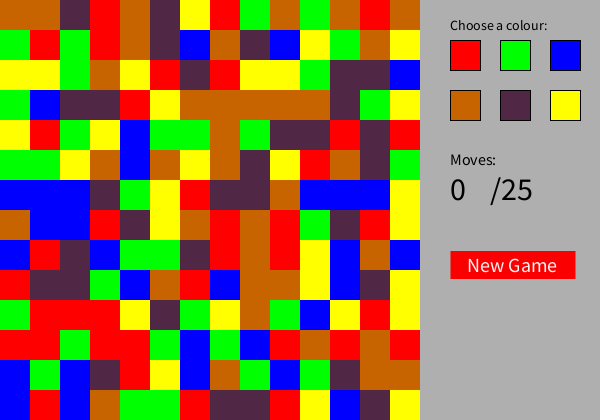
Frame 1 (no input)
Frame 60 (the mouse pressed at the canvas centre just before this capture): identical to frame 1, image omitted
Frame 120 (the mouse held since frame 60 and released just before this capture): identical to frame 1, image omitted

The Processing sketch that drew this single still picture (run headless with seeded random() and noise(); from frame 60 on, the mouse is pressed at the canvas centre):

// Processing sketch: source
// ── source.pde
// Based on http://www.lemoda.net/javascript/flood-it/index.html

Board t = new Board();
FloodIt f = new FloodIt();

void setup(){
  size(600,420);
  noStroke();
  f.startingColours();
}

void draw() {
  background(175);
  
  // New Game Button
  rectMode(CENTER);
  int y=265;
  fill(250,0,0);
  rect(513,y,125,28);
  y+=50;

  rectMode(0); // to leave it as it was  
  fill(242);
  textSize(20); 
  textAlign(CENTER);
  text("New Game", 512, 272);

  f.newGame();
  f.buttons();
  f.paint();
}

// ── Board.pde
class Board {
  // Some attributes
  int rows = 14;
  int cols = 14;

  // Available colours
  color red = color(255,0,0);
  color green = color(0,255,0);
  color blue = color(0,0,255);
  color brown = color(200,100,0);
  color yellow = color(255,255,0);
  color purple = color(80,40,70);

  color[][] squares = new color[rows][cols];
  color[] colour = {red,green,blue,brown,purple,yellow,0};
    
  Board(){}
  
  void update(){
    int x=0;
    int y=0;
    // Draw squares, from the array of colours
    for (int i = 0; i < rows; i++) {
      for (int j = 0; j < cols; j++) {
        fill(squares[i][j]);
        rect(x,y,30,30);
        y+=30;
      }
      y=0;
      x+=30;
    }
  } // end of update
  
} // end of class Board

// ── FloodIt.pde
class FloodIt{  
  int x=0;
  int y=0;
  int c=6; // colour chosen
  int counter = 0;
  int turns = 0;
  int maxTurns = 25;
  color c0= color(0) ; // last colour
  boolean win = false; // winner?

  // constructor
  FloodIt(){}

  void newGame() {
    if(mousePressed){
      if(450 < mouseX && mouseX < 575 && 250 < mouseY && mouseY < 278){
        startingColours();
        f = new FloodIt();
      }
    }
  }
  
  void buttons() {
    int distance = 450; 
    int c = -1;
    int ypos = 40;
    
    // Text
    fill(0);
    textSize(14);
    textAlign(0);
    text("Choose a colour:",distance,30);
    textSize(16);
    text("Moves:",distance,30+135);
    
    // Colours to choose
    for(int j=0; j < 2; j++){
      distance = 400;
      for(int i=0; i < 3; i++){
        c++;
        distance += 50;
        stroke(1);
        fill(t.colour[c]);
        rect(distance,ypos,30,30);
        noStroke();
      }  
      ypos += 50;
    }
  }
  
  void startingColours(){
    // Paint 2D array
    for (int i = 0; i < t.rows; i++) {
      for (int j = 0; j < t.cols; j++) {
        t.squares[i][j] = t.colour[int(random(0,6))];
      }
    }
  }
  
  // choose a colour
  void select() {
    int ypos = 40;
    if(mousePressed){
      for(int i=0; i<2; i++){
      int xpos = 450;
      if(ypos < mouseY && mouseY < ypos+30) {
        for(int j=0; j<3; j++){
          if(xpos<mouseX && mouseX<xpos+30) {
            c = i*3 + j;
          }
          xpos += 50;  
        }
      }
      ypos += 50;
      }
    }
  }
    
  void paint(){
    if(win) {
      fill(255);
      textSize(32); 
      textAlign(CENTER);
      text("You Win!",210,210);
      println("You Win");      
    } else if(turns < maxTurns){
      // turns counter
      fill(0);
      textSize(32); 
      textAlign(0);
      text(turns,450,200);
      text("/"+maxTurns, 490, 200);
      
      // save the last colour stored on that square
      c0 = t.squares[0][0]; 
      select(); // gives 'c' a value
      if(c0 != t.colour[c] && c < 6 && c > -1){     
        t.squares[0][0] = t.colour[c];
        changeAround();
        turns++;
      } 
      t.update(); // draw the squares again
    } else {
      // You lose
      fill(255);
      textSize(32); 
      textAlign(CENTER);
      text("You Lose!",210,210);
      println("You Lose");    
    }   
    
    // check if you win
    for (int i = 0; i < t.rows; i++) {
      for (int j = 0; j < t.cols; j++) {
        // Count squares of the same colour
        if(t.squares[i][j] == t.colour[c]){
          counter++;
         }
      }
    }
    if(counter<196){
      counter = 0;
    } else win = true;
    x=0; y=0; // leave x and y untouched
    //end of win check
    
  } // end of paint
  
    // change colours around
  void changeAround(){
    // remember that x = 0, y = 0
    x++;
    replaceSquare();
    x--;
    y++;
    replaceSquare();
    y-=2;
    replaceSquare();
    y++;
    x--;
    replaceSquare();
    x++;
    
  } // end of changeAround
  
  // it replaces a square only if its colour is c0 and it's not out of bounds
  void replaceSquare(){
    if(x >-1 && x<14 && y >-1 && y<14){
      if(t.squares[x][y] == c0){
        t.squares[x][y] = t.colour[c];
        changeAround();
      }
    }
  }
  
} // end of FloodIt
